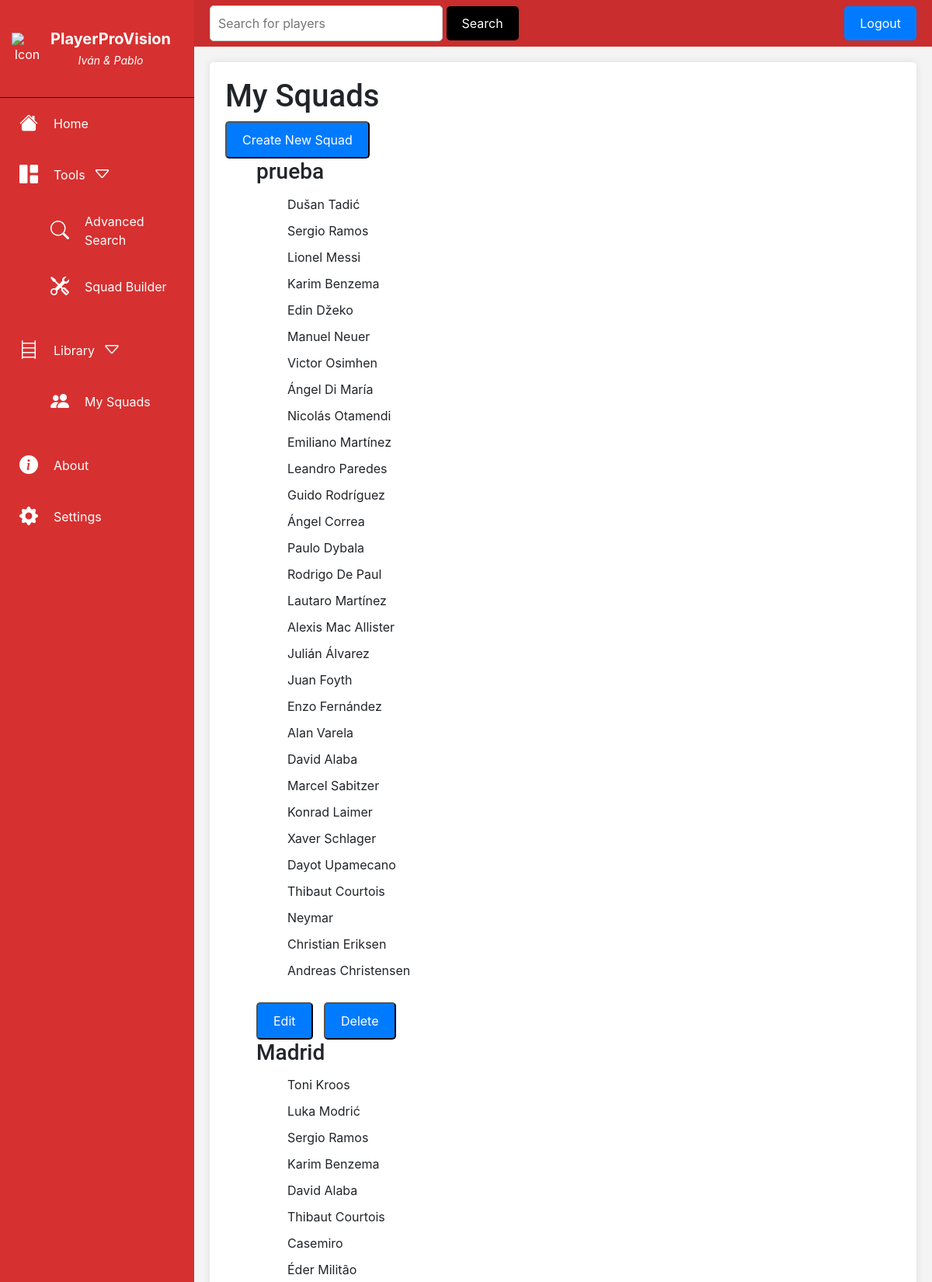
The page /my_squads/ (signed in, upper part) on the database its author committed.
### smartscore/models.py (models this page shows, shortened)
class Squad(models.Model):
    name = models.CharField(max_length=100)
    players = models.ManyToManyField(Player)

class Player(models.Model):
    custom_id = models.IntegerField(primary_key=True)  # Define a custom primary key field
    Name = models.CharField(max_length=100)
    Nationality = models.CharField(max_length=5)
    International_match = models.IntegerField()
    Club = models.CharField(max_length=100)
    League = models.CharField(max_length=100)
    Pos = models.ManyToManyField('Position')
    Pref_foot = models.CharField(max_length=50)
    Age = models.IntegerField()
    Height = models.IntegerField()
    Weight = models.IntegerField()
    Salary = models.IntegerField()
    End_contract = models.DateField()
    CAbil = models.IntegerField()  #current ability
    Pot_abil = models.IntegerField()	 #potential ability
    Strater_match = models.IntegerField()
    Res_match = models.IntegerField()
    Min = models.IntegerField()
    Goal = models.IntegerField()
    Asis = models.IntegerField()
    xG = models.FloatField() #expected goals
    Gol_90 = models.FloatField() #goals per 90 minutes
    Asis_90 = models.FloatField() #assists per 90 minutes
    Goal_allowed = models.IntegerField()	 #goals allowed
    Clean_sheet	= models.IntegerField() #clean sheets
    Sv_rat = models.IntegerField() #save rate over 100
    xSv_rat = models.IntegerField() #expected save rate over 100
    Pen_saved_rat	= models.IntegerField() #penalty saved rate over 100
    Faga = models.IntegerField() #fouls against
    Fcomm = models.IntegerField() #fouls made
    Yel = models.IntegerField() #yellow cards
    Red = models.IntegerField()     #red cards
    Dist_90	= models.FloatField() #distance covered per 90 minutes
    Key_tck_90 = models.FloatField() #key tackles per 90 minutes
    Key_hdr_90 = models.FloatField() #key headers per 90 minutes
    Blocks_90 = models.FloatField() #blocks per 90 minutes
    Clr_90 = models.FloatField() #clearances per 90 minutes
    Int_90 = models.FloatField() #interceptions per 90 minutes
    Hdr_rat = models.IntegerField() #headers won rate over 100
    Tackles_rat = models.IntegerField() #tackles won rate over 100
    Gl_mistake = models.IntegerField() #mistakes leading to goal
    Pass_rat = models.IntegerField() #pases completed rate over 100
    Pr_pass_90 = models.FloatField() #progressive passes rate over 100
    Key_pass_90 = models.FloatField() #key passes per 90 minutes
    Cr_c_90 = models.FloatField() #crosses created per 90 minutes
    Cr_c_acc = models.IntegerField() #crosses accuracy over 100
    Ch_c_90 = models.FloatField() #chances created per 90 minutes
    Drb_90 = models.FloatField() #dribbles per 90 minutes
    Poss_lost_90 = models.FloatField() #possession lost per 90 minutes
    Shot_rat = models.IntegerField() #shot rate over 100
    Conv_rat = models.IntegerField() #conversion rate over 100
    Dorsal = models.IntegerField()
    Country_league = models.CharField(max_length=100) #country league
    market_value = models.CharField(max_length=100, default='Unknown') #market value

### smartscore/views.py (the view)
# urls.py: path('my_squads/', views.my_squads, name='my_squads'),
@login_required(login_url='login')
def my_squads(request):
    user = request.user
    my_squads = user.userprofile.squads.all()
    return render(request, 'my_squads.html', {'my_squads': my_squads})

### smartscore/templates/my_squads.html (shortened to what this page needs)
{% extends "base.html" %}
{% load static %}
{% block content %}
    <div class="squads-container">
        <h1>My Squads</h1>
        <form action="{% url 'create_squad' %}" method="get">
            <button class="squad-create-button" type="submit">Create New Squad</button>
        </form>
        <ul class="squad-list">
            {% for squad in my_squads %}
                <div class="squad-list">
                    <h3>{{ squad.name }}</h3>
                    <ul class="player-list">
                        {% for player in squad.players.all %}
                            <a>{{ player.Name }}</a>
                        {% endfor %}
                    </ul>
                    <br>
                    <div class="squad-actions">
                        <form action="{% url 'edit_squad' squad.id %}" method="get">
                            <button class ="squad-create-button" type="submit">Edit</button>
                        </form>
                        <form action="{% url 'delete_squad' squad.id %}" method="post" onsubmit="return confirm('Are you sure you want to delete this squad?');">
                            <button class ="squad-create-button" type="submit">Delete</button>
                        </form>
                    </div>
                </div>
            {% endfor %}
        </ul>
    </div>
{% endblock %}

### smartscore/templates/base.html (shortened to what this page needs)
<!DOCTYPE html>
<html lang="en">
<head>
    {% load static %}
    <link rel="stylesheet" href="{% static 'smartscore/style.css' %}">
    <link href="https://stackpath.bootstrapcdn.com/bootstrap/4.5.2/css/bootstrap.min.css" rel="stylesheet">
    <link href="https://cdn.jsdelivr.net/npm/bootstrap-icons@1.8.1/font/bootstrap-icons.css" rel="stylesheet">
</head>
<body>
    <div class="sidebar">
        <div class="sidebar-start">
            <div class="sidebar-head">
                <a href="/" class="logo-wrapper" title="Home">
                    <img src="{% static 'smartscore/images/icono.png' %}" alt="Icon">
                    <div class="logo-text">
                        <span class="logo-title">PlayerProVision</span>
                        <br>
                        <span class="logo-subtitle">Iván & Pablo</span>
                    </div>
                </a>
            </div>
            <div class="sidebar-body">
                <div class="sidebar-body-menu">
                    <a class="active" href="{% url 'home' %}">
                        <i class="bi bi-house-fill"></i>Home
                    </a>
                    <a class="show-cat-btn" href="##">
                        <i class="bi bi-grid-1x2-fill"></i>Tools
                        <i id="openListIcon" class="bi bi-caret-down"></i>
                    </a>
                    <ul class="cat-sub-menu">
                        <a href="{% url 'advanced_search' %}"><i class="bi bi-search"></i>Advanced Search</a>
                        <a href="{% url 'squad_builder' %}"><i class="bi bi-tools" aria-hidden="true"></i>Squad Builder</a>
                    </ul>
                    <a class="show-cat-btn" href="##">
                        <i class="bi bi-bookshelf"></i>Library
                        <i id="openListIcon" class="bi bi-caret-down"></i>
                    </a>
                    <ul class="cat-sub-menu">
                        <a href="{% url 'my_squads' %}"><i class="bi bi-people-fill"></i>My Squads</a>
                    </ul>
                    <a href="{% url 'about' %}"><i class="bi bi-info-circle-fill"></i></span>About</a>
                    <a href="##"><i class="bi bi-gear-fill"></i></span>Settings</a>
                </div>
            </div>
        </div>
    </div>
    <div class="top-bar">
        <div class="search-wrapper">
            <form action="{% url 'search_player' %}" method="POST">
                <input type="text" name="q" value="{{q}}" placeholder="Search for players">
                <input type="submit" value="Search" class="primary-search-btn">
            </form>
        </div>
        <div class="log-in-wrapper">
            {% if user.is_authenticated %}
                <a class = "primary-default-btn" href="{% url 'logout' %}">Logout</a>
            {% else %}
                <a class = "primary-default-btn" href="{% url 'login' %}">Login</a>
                <a class = "primary-default-btn" href="{% url 'signup' %}">Signup</a>
            {% endif %}
        </div>
    </div>
    <div class="content">
        <div class="white-window">
            {% block content %}{% endblock %}
        </div>
    </div>
</body>
</html>

### smartscore/static/smartscore/style.css (style rules this page uses)
body { font-family: 'Roboto', sans-serif; font-size: 16px; line-height: 1.6; }
h1, h2, h3, h4, h5, h6 { font-family: 'Roboto', sans-serif; font-weight: bold; }
.sidebar { position: fixed; top: 0; left: 0; height: 100%; width: 250px; background-color: #d73030; color: #fff; padding-top: 60px; transition: width 0.3s ease; z-index: 1000; }
.sidebar-head { position: fixed; top: 0; padding-top: 20px; text-align: center; width: 250px; }
.sidebar-body { margin-top: 65px; border-top: 1px solid #080808; border-top-style: groove; }
.sidebar-body-menu i { font-size: 24px; margin-right: 20px; padding-left: 10px; }
.sidebar a { display: flex; padding: 15px; color: #fff; text-decoration: none; transition: background-color 0.3s ease; flex:1; align-items: center; }
.content { background-color: #f4f4f4; margin-left: 250px; margin-top: 60px; padding: 20px; transition: margin-left 0.3s ease; align-items: center; }
.white-window { background-color: #fff; padding: 20px; border-radius: 5px; box-shadow: 0 0 10px rgba(0, 0, 0, 0.1); }
.top-bar { position: fixed; top: 0; left: 250px; width: calc(100% - 250px); height: 60px; background-color: #c92d2d; color: #fff; display: flex; align-items: center; justify-content: space-between; padding: 0 20px; box-sizing: border-box; z-index: 1000; }
.primary-default-btn, .player-button, .squad-create-button { display: inline-block; padding: 10px 20px; background-color: #007bff; color: #fff; text-decoration: none; border-radius: 5px; transition: background-color 0.3s ease; }
.primary-search-btn { padding: 10px 20px; background-color: #000000; color: #fff; border: none; border-radius: 5px; cursor: pointer; transition: background-color 0.3s ease; }
.search-wrapper input[type="text"] { padding: 10px; border: 1px solid #ccc; border-radius: 5px; width: 300px; }
.logo-wrapper { display: flex; align-items: center; text-decoration: none; color: #fff; }
.logo-wrapper img { width: 40px; height: auto; margin-right: 10px; }
.logo-title { font-size: 20px; font-weight: bold; }
.logo-subtitle { font-size: 14px; font-style: italic; }
.log-in-wrapper { display: flex; align-items: center; gap: 10px; }
.search-wrapper { flex: 1; margin-right: 20px; }
.primary-default-btn, .primary-search-btn { padding: 10px 20px; border: none; border-radius: 5px; cursor: pointer; transition: background-color 0.3s ease; }
.primary-default-btn { background-color: #007bff; color: #fff; }
.player-list a { display: block; padding: 5px 0; color: #333; text-decoration: none; }
.squad-actions form { display: inline; margin-right: 10px; }

### rows shown on the page
Squad: name "prueba"
Player: Name "Dušan Tadić"
Player: Name "Sergio Ramos"
Player: Name "Lionel Messi"
Player: Name "Karim Benzema"
Player: Name "Edin Džeko"
Player: Name "Manuel Neuer"
Player: Name "Victor Osimhen"
Player: Name "Ángel Di María"
Player: Name "Nicolás Otamendi"
Player: Name "Emiliano Martínez"
Player: Name "Leandro Paredes"
Player: Name "Guido Rodríguez"
Player: Name "Ángel Correa"
Player: Name "Paulo Dybala"
Player: Name "Rodrigo De Paul"
Player: Name "Lautaro Martínez"
Player: Name "Alexis Mac Allister"
Player: Name "Julián Álvarez"
Player: Name "Juan Foyth"
Player: Name "Enzo Fernández"
Player: Name "Alan Varela"
Player: Name "David Alaba"
Player: Name "Marcel Sabitzer"
Player: Name "Konrad Laimer"
Player: Name "Xaver Schlager"
Player: Name "Dayot Upamecano"
Player: Name "Thibaut Courtois"
Player: Name "Neymar"
Player: Name "Christian Eriksen"
Player: Name "Andreas Christensen"
Squad: name "Madrid"
Player: Name "Toni Kroos"
Player: Name "Luka Modrić"
Player: Name "Casemiro"
Player: Name "Éder Militão"
